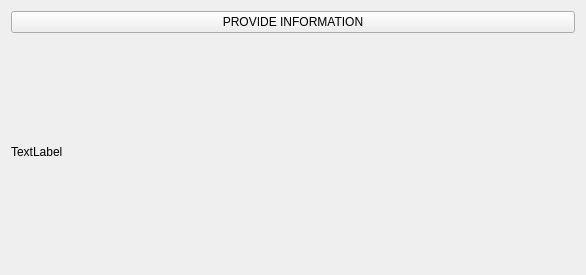
<?xml version="1.0" encoding="UTF-8"?>
<ui version="4.0">
 <class>Widget</class>
 <widget class="QWidget" name="Widget">
  <property name="geometry">
   <rect>
    <x>0</x>
    <y>0</y>
    <width>586</width>
    <height>275</height>
   </rect>
  </property>
  <property name="windowTitle">
   <string>Widget</string>
  </property>
  <layout class="QVBoxLayout" name="verticalLayout">
   <item>
    <widget class="QPushButton" name="ProvideInfopushButton">
     <property name="text">
      <string>PROVIDE INFORMATION</string>
     </property>
    </widget>
   </item>
   <item>
    <widget class="QLabel" name="Infolabel">
     <property name="text">
      <string>TextLabel</string>
     </property>
     <property name="wordWrap">
      <bool>true</bool>
     </property>
    </widget>
   </item>
  </layout>
 </widget>
 <resources/>
 <connections/>
</ui>
